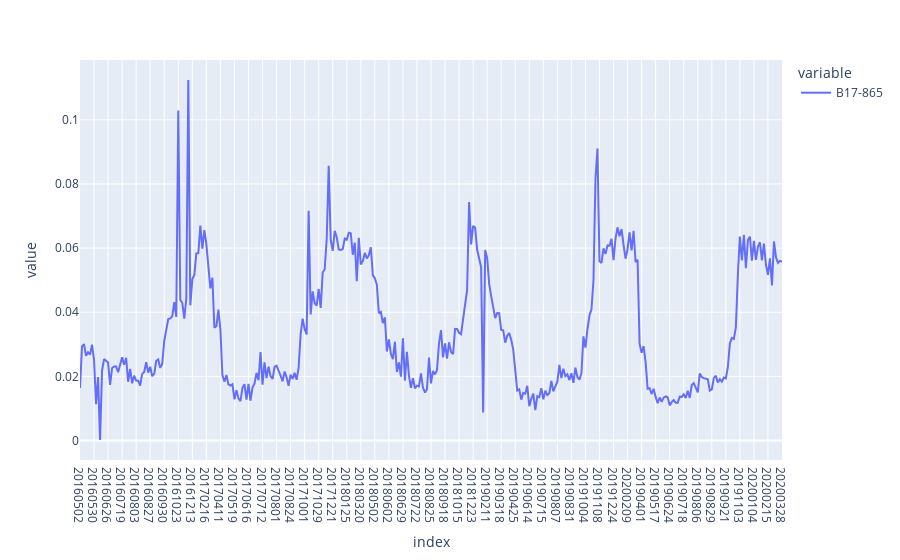

Write notebook code for a chart like this one.
### Code cell
pd.options.mode.chained_assignment = None  # default='warn'

def create_time_series_cluster(radiometries, eps=0.01, min_samples=5):
    df = pd.DataFrame()

    for date, radiometry in radiometries.items():

        # clean some outliars  using the indices
        calc_nd_index(radiometry, 'B6-560', 'B21-1020', column_name='mndwi')  # Green / SWIR
        calc_nd_index(radiometry, 'B6-560', 'B17-865', column_name='ndwi')  # Green / IR

        valid_mndwi = (radiometry['mndwi'] > -0.99) & (radiometry['mndwi'] < 0.99)
        valid_ndwi = (radiometry['ndwi'] > -0.99) & (radiometry['ndwi'] < 0.99)

        radiometry = radiometry[valid_mndwi & valid_ndwi]

        if len(radiometry) < min_samples:
            continue 
        db_scan(radiometry, ['B17-865', 'B21-1020'], eps=eps, min_samples=min_samples)
        clusters = radiometry.groupby(by='cluster').mean()

        # drop the noise
        clusters.drop(-1, inplace=True, errors='ignore')

        # if there is at least 1 valid cluster
        if len(clusters) > 0:
            df = df.append(clusters[clusters['B21-1020'] == clusters['B21-1020'].min()].iloc[0].rename(date))

    return df

df = create_time_series_cluster(radiometries)
px.line(df, y=['B17-865'], height=600,)

### Figure 1 — Plotly figure (JSON) as saved in the notebook; plotly's stock layout.template omitted (floating-point values rounded to 4 significant figures; data arrays with more than 128 entries replaced by an {"elided": "..."} marker saying what was removed)
{"data": [{"hovertemplate": "variable=B17-865<br>index=%{x}<br>value=%{y}<extra></extra>", "legendgroup": "B17-865", "line": {"color": "#636efa", "dash": "solid"}, "mode": "lines", "name": "B17-865", "orientation": "v", "showlegend": true, "type": "scatter", "x": {"elided": "351 str values"}, "xaxis": "x", "y": {"elided": "351 float values"}, "yaxis": "y"}], "layout": {"autosize": true, "legend": {"title": {"text": "variable"}, "tracegroupgap": 0}, "margin": {"t": 60}, "xaxis": {"anchor": "y", "autorange": true, "domain": [0, 1], "range": [0, 350], "title": {"text": "index"}, "type": "category"}, "yaxis": {"anchor": "x", "autorange": true, "domain": [0, 1], "range": [-0.006066, 0.1186], "title": {"text": "value"}, "type": "linear"}}}
